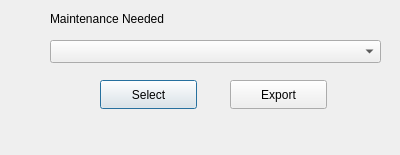
<?xml version="1.0" encoding="UTF-8"?>
<ui version="4.0">
 <class>SelectExportDialogBase</class>
 <widget class="QDialog" name="SelectExportDialogBase">
  <property name="geometry">
   <rect>
    <x>0</x>
    <y>0</y>
    <width>400</width>
    <height>155</height>
   </rect>
  </property>
  <property name="windowTitle">
   <string>Select and Export</string>
  </property>
  <widget class="QPushButton" name="cmdSelect">
   <property name="geometry">
    <rect>
     <x>100</x>
     <y>80</y>
     <width>97</width>
     <height>29</height>
    </rect>
   </property>
   <property name="text">
    <string>Select</string>
   </property>
  </widget>
  <widget class="QPushButton" name="cmdExport">
   <property name="geometry">
    <rect>
     <x>230</x>
     <y>80</y>
     <width>97</width>
     <height>29</height>
    </rect>
   </property>
   <property name="text">
    <string>Export</string>
   </property>
  </widget>
  <widget class="QComboBox" name="cboMaint">
   <property name="geometry">
    <rect>
     <x>50</x>
     <y>40</y>
     <width>331</width>
     <height>23</height>
    </rect>
   </property>
  </widget>
  <widget class="QLabel" name="label">
   <property name="geometry">
    <rect>
     <x>50</x>
     <y>10</y>
     <width>161</width>
     <height>17</height>
    </rect>
   </property>
   <property name="text">
    <string>Maintenance Needed</string>
   </property>
  </widget>
  <widget class="QLabel" name="lbl_Message">
   <property name="geometry">
    <rect>
     <x>50</x>
     <y>120</y>
     <width>321</width>
     <height>17</height>
    </rect>
   </property>
   <property name="text">
    <string/>
   </property>
   <property name="alignment">
    <set>Qt::AlignCenter</set>
   </property>
  </widget>
 </widget>
 <resources/>
 <connections/>
</ui>
